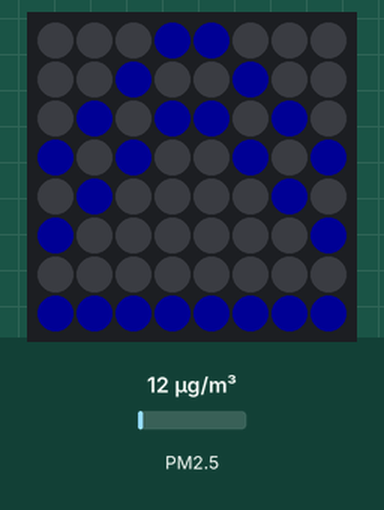
This program was run on a simulated ESP8266 (Wemos D1 mini). Parts: 8×8 RGB LED matrix (first LED top left, wired row by row). The inputs (shaded band) are chosen by the test bench; at power-on: PM2.5 12 µg/m³. Dim RGB values are drawn brighter than linear; what the program prints to the serial monitor is not drawn.

Above: at 2.8 s.
2.9 s: PM2.5 set to 6 µg/m³
Timing chart, 0 to 5.0 s (numbered marks = the images above; inputs shaded):
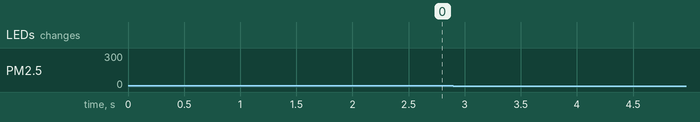

The program:

main.cpp
```cpp
#include "Arduino.h"
#include <SoftwareSerial.h>
#include "PMS.h"
#include <FastLED.h>
#include <Time.h>

#define ESCENAS 4

#define LED_PIN D6
#define LED_TYPE WS2812B
#define COLOR_ORDER GRB

#define P_TOWER_RX D2
#define P_TOWER_TX 6

const uint8_t kMatrixWidth = 8;
const uint8_t kMatrixHeight = 8;
#define NUM_LEDS (kMatrixWidth * kMatrixHeight)

// Plantower
SoftwareSerial plantower_serial(P_TOWER_RX, P_TOWER_TX);
PMS pms(plantower_serial);
CRGB leds[kMatrixWidth * kMatrixHeight];
PMS::DATA data;

#define amarillo CRGB::Yellow
#define black CRGB::Black
#define rojo CRGB::Red
#define blue CRGB::Blue

int pm2_5 = 0;
int *dir_pm2_5;
int time_hours = 0;
int time_minutes = 0;
int time_seconds = 0;
int BRIGHTNESS = 20; // this is half brightness
int loop_cnt = 0;

void readPlantower();
void animateBlue();
void animateYellow();
void animateRed();
void animateLeds();

CRGB blueM[ESCENAS][8][8] = {
  {
    {black, black, black, blue, blue, black, black, black},   // 1
    {black, black, blue, black, black, blue, black, black},   // 2
    {black, blue, black, blue, blue, black, blue, black},     // 3
    {blue, black, blue, black, black, blue, black, blue},     // 4
    {black, blue, black, black, black, black, blue, black},   // 5
    {blue, black, black, black, black, black, black, blue},   // 6
    {black, black, black, black, black, black, black, black}, // 7
    {blue, blue, blue, blue, blue, blue, blue, blue},         // 8
  },
  {
    {black, black, black, blue, blue, black, black, black},   // 1
    {black, black, blue, black, black, blue, black, black},   // 2
    {black, blue, black, blue, blue, black, blue, black},     // 3
    {blue, black, blue, black, black, blue, black, blue},     // 4
    {black, blue, black, black, black, black, blue, black},   // 5
    {blue, black, black, black, black, black, black, blue},   // 6
    {black, black, black, black, black, black, black, black}, // 7
    {black, black, black, black, black, black, black, black}, // 8
  },
  {
    {black, black, black, blue, blue, black, black, black},   // 1
    {black, black, blue, black, black, blue, black, black},   // 2
    {black, blue, black, black, black, black, blue, black},   // 3
    {blue, black, black, black, black, black, black, blue},   // 4
    {black, black, black, black, black, black, black, black}, // 5
    {black, black, black, black, black, black, black, black}, // 6
    {black, black, black, black, black, black, black, black}, // 7
    {black, black, black, black, black, black, black, black}, // 8
  },
  {
    {black, black, black, black, black, black, black, black},
    {black, black, black, black, black, black, black, black},
    {black, black, black, black, black, black, black, black},
    {black, black, black, black, black, black, black, black},
    {black, black, black, black, black, black, black, black},
    {black, black, black, black, black, black, black, black},
    {black, black, black, black, black, black, black, black},
    {black, black, black, black, black, black, black, black},
}};

CRGB yellowM[ESCENAS][8][8] = {
  {
    {black, black, black, amarillo, amarillo, black, black, black},   // 1
    {black, black, amarillo, black, black, amarillo, black, black},   // 2
    {black, amarillo, black, amarillo, amarillo, black, amarillo, black},     // 3
    {amarillo, black, amarillo, black, black, amarillo, black, amarillo},     // 4
    {black, amarillo, black, black, black, black, amarillo, black},   // 5
    {amarillo, black, black, black, black, black, black, amarillo},   // 6
    {black, black, black, black, black, black, black, black}, // 7
    {amarillo, amarillo, amarillo, amarillo, amarillo, amarillo, amarillo, amarillo},         // 8
  },
  {
    {black, black, black, amarillo, amarillo, black, black, black},   // 1
    {black, black, amarillo, black, black, amarillo, black, black},   // 2
    {black, amarillo, black, amarillo, amarillo, black, amarillo, black},     // 3
    {amarillo, black, amarillo, black, black, amarillo, black, amarillo},     // 4
    {black, amarillo, black, black, black, black, amarillo, black},   // 5
    {amarillo, black, black, black, black, black, black, amarillo},   // 6
    {black, black, black, black, black, black, black, black}, // 7
    {black, black, black, black, black, black, black, black}, // 8
  },
  {
    {black, black, black, amarillo, amarillo, black, black, black},   // 1
    {black, black, amarillo, black, black, amarillo, black, black},   // 2
    {black, amarillo, black, black, black, black, amarillo, black},   // 3
    {amarillo, black, black, black, black, black, black, amarillo},   // 4
    {black, black, black, black, black, black, black, black}, // 5
    {black, black, black, black, black, black, black, black}, // 6
    {black, black, black, black, black, black, black, black}, // 7
    {black, black, black, black, black, black, black, black}, // 8
  },
  {
    {black, black, black, black, black, black, black, black},
    {black, black, black, black, black, black, black, black},
    {black, black, black, black, black, black, black, black},
    {black, black, black, black, black, black, black, black},
    {black, black, black, black, black, black, black, black},
    {black, black, black, black, black, black, black, black},
    {black, black, black, black, black, black, black, black},
    {black, black, black, black, black, black, black, black},
}};

CRGB redM[ESCENAS][8][8] = {
  {
    {black, black, black, rojo, rojo, black, black, black},   // 1
    {black, black, rojo, black, black, rojo, black, black},   // 2
    {black, rojo, black, rojo, rojo, black, rojo, black},     // 3
    {rojo, black, rojo, black, black, rojo, black, rojo},     // 4
    {black, rojo, black, black, black, black, rojo, black},   // 5
    {rojo, black, black, black, black, black, black, rojo},   // 6
    {black, black, black, black, black, black, black, black}, // 7
    {rojo, rojo, rojo, rojo, rojo, rojo, rojo, rojo},         // 8
  },
  {
    {black, black, black, rojo, rojo, black, black, black},   // 1
    {black, black, rojo, black, black, rojo, black, black},   // 2
    {black, rojo, black, rojo, rojo, black, rojo, black},     // 3
    {rojo, black, rojo, black, black, rojo, black, rojo},     // 4
    {black, rojo, black, black, black, black, rojo, black},   // 5
    {rojo, black, black, black, black, black, black, rojo},   // 6
    {black, black, black, black, black, black, black, black}, // 7
    {black, black, black, black, black, black, black, black}, // 8
  },
  {
    {black, black, black, rojo, rojo, black, black, black},   // 1
    {black, black, rojo, black, black, rojo, black, black},   // 2
    {black, rojo, black, black, black, black, rojo, black},   // 3
    {rojo, black, black, black, black, black, black, rojo},   // 4
    {black, black, black, black, black, black, black, black}, // 5
    {black, black, black, black, black, black, black, black}, // 6
    {black, black, black, black, black, black, black, black}, // 7
    {black, black, black, black, black, black, black, black}, // 8
  },
  {
    {black, black, black, black, black, black, black, black},
    {black, black, black, black, black, black, black, black},
    {black, black, black, black, black, black, black, black},
    {black, black, black, black, black, black, black, black},
    {black, black, black, black, black, black, black, black},
    {black, black, black, black, black, black, black, black},
    {black, black, black, black, black, black, black, black},
    {black, black, black, black, black, black, black, black},
}};

void setup() {
  LEDS.addLeds<LED_TYPE, LED_PIN, COLOR_ORDER>(leds, NUM_LEDS);
  plantower_serial.begin(9600);
  Serial.begin(115200);
  FastLED.setBrightness(BRIGHTNESS);
  // set pointer
  dir_pm2_5 = &pm2_5;
  // setup time
  setTime(time_hours, time_minutes, time_seconds, 30, 11, 19);
  pms.wakeUp();
}

void loop(){
  readPlantower();
}

void readPlantower() {
  int sec = second();
  if (sec % 5) {
    if (pms.read(data)) {
      pm2_5 = data.PM_AE_UG_2_5; }
      Serial.print("Leyendo pm 2.5 ");
      Serial.println(*dir_pm2_5);
    }
  else {
    // Serial.print("ultimo pm leido 2.5 ");
    // Serial.println(*dir_pm2_5);
    Serial.println("animando pantalla");
    animateLeds();
  }
}

void animateLeds() {
  if (*dir_pm2_5 < 800) {
    animateBlue();
  } else if (*dir_pm2_5 < 1500){
    animateYellow();
  } else if (*dir_pm2_5 > 1800){
    animateRed();
  }
}

void animateBlue() {
  for (int i = 0; i < kMatrixHeight; i++) {
    for (int j = 0; j < kMatrixWidth; j++) {
      leds[i * kMatrixWidth + j] = blueM[loop_cnt % ESCENAS][i][j];
    }
  }
  FastLED.show();
  delay(500);
  for (int i = 0; i < kMatrixHeight; i++) {
    for (int j = 0; j < kMatrixWidth; j++) {
      leds[i * kMatrixWidth + j] = black;
    }
  }
  delay(500);
  loop_cnt++;
}

void animateRed() {
  for (int i = 0; i < kMatrixHeight; i++) {
    for (int j = 0; j < kMatrixWidth; j++) {
      leds[i * kMatrixWidth + j] = redM[loop_cnt % ESCENAS][i][j];
    }
  }
  FastLED.show();
  delay(500);
  for (int i = 0; i < kMatrixHeight; i++) {
    for (int j = 0; j < kMatrixWidth; j++) {
      leds[i * kMatrixWidth + j] = black;
    }
  }
  delay(20);
  loop_cnt++;
}

void animateYellow() {
  for (int i = 0; i < kMatrixHeight; i++) {
    for (int j = 0; j < kMatrixWidth; j++) {
      leds[i * kMatrixWidth + j] = yellowM[loop_cnt % ESCENAS][i][j];
    }
  }
  FastLED.show();
  delay(500);
  for (int i = 0; i < kMatrixHeight; i++) {
    for (int j = 0; j < kMatrixWidth; j++) {
      leds[i * kMatrixWidth + j] = black;
    }
  }
  delay(250);
  loop_cnt++;
}
```
